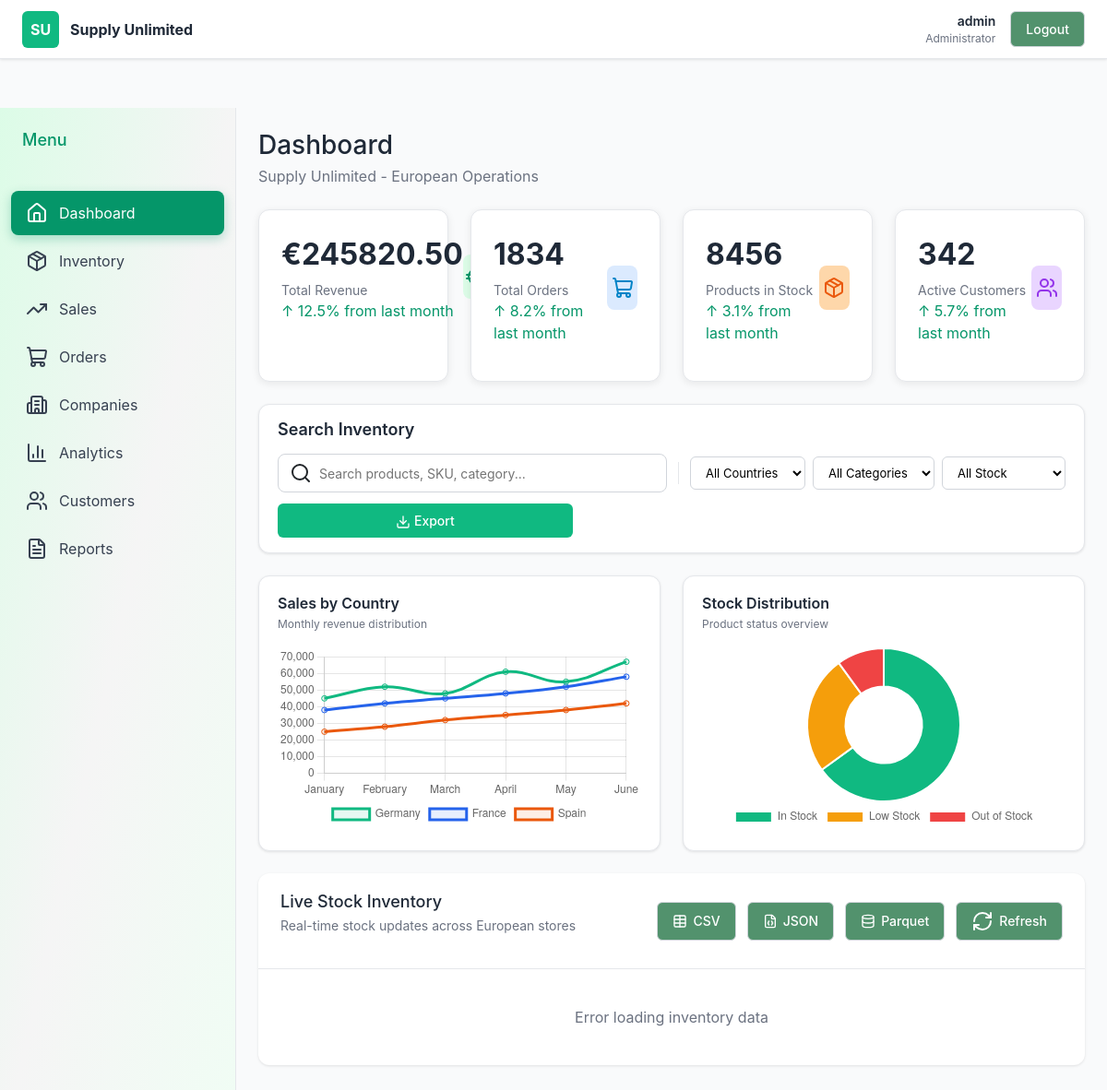
/dashboard/ (signed in), run on an earlier commit of the app's database.
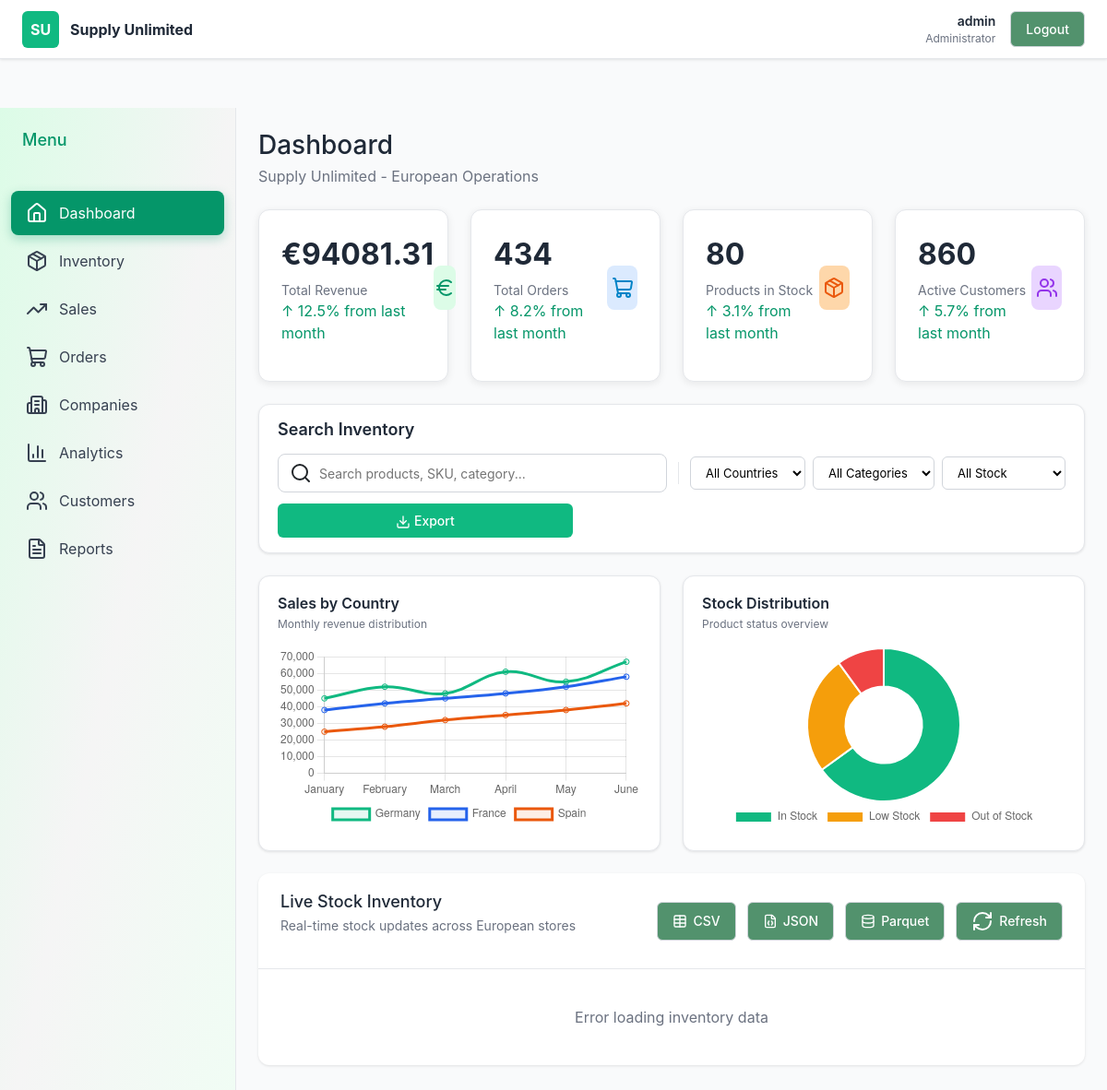
And on a later commit of the database.
### users/models.py (models this page shows, shortened)
class DashboardMetrics(models.Model):
    metric_date = models.DateField(unique=True)
    total_revenue = models.DecimalField(max_digits=12, decimal_places=2, default=0)
    total_orders = models.IntegerField(default=0)
    total_products = models.IntegerField(default=0)
    active_customers = models.IntegerField(default=0)
    class Meta:
        ordering = ['-metric_date']

### users/views.py (the view)
# urls.py: path('dashboard/', views.dashboard_view, name='dashboard'),
@login_required
def dashboard_view(request):
    today = date.today()
    try:
        metrics = DashboardMetrics.objects.get(metric_date=today)
    except DashboardMetrics.DoesNotExist:
        metrics = DashboardMetrics.objects.create(
            metric_date=today,
            total_revenue=245820.50,
            total_orders=1834,
            total_products=8456,
            active_customers=342
        )
    context = {
        'user': request.user,
        'metrics': metrics,
    }
    return render(request, 'dashboard.html', context)

### templates/dashboard.html (shortened to what the changed rows need)
{% extends 'base.html' %}
{% load static %}
{% block auth_css %}
<link rel="stylesheet" href="{% static 'css/dashboard.css' %}">
<link rel="stylesheet" href="https://cdn.jsdelivr.net/npm/lucide-static@latest/font/lucide.min.css">
{% endblock %}
{% block content %}
<div class="main-container">
    <div class="sidebar">
        <div class="sidebar-header">
            <h2>Menu</h2>
        </div>
    </div>
    <div class="content">
        <div id="dashboard-section" class="content-section active">
            <div class="page-header">
                <h1>Dashboard</h1>
            </div>
            <div class="metrics-grid">
                <div class="metric-card">
                    <div class="metric-header">
                        <div>
                            <div class="metric-value">€{{ metrics.total_revenue|floatformat:2 }}</div>
                            <div class="metric-label">Total Revenue</div>
                            <div class="metric-change">↑ 12.5% from last month</div>
                        </div>
                        <div class="metric-icon green">
                            <i data-lucide="euro"></i>
                        </div>
                    </div>
                </div>
                <div class="metric-card">
                    <div class="metric-header">
                        <div>
                            <div class="metric-value">{{ metrics.total_orders }}</div>
                            <div class="metric-label">Total Orders</div>
                            <div class="metric-change">↑ 8.2% from last month</div>
                        </div>
                    </div>
                </div>
                <div class="metric-card">
                    <div class="metric-header">
                        <div>
                            <div class="metric-value">{{ metrics.total_products }}</div>
                            <div class="metric-label">Products in Stock</div>
                            <div class="metric-change">↑ 3.1% from last month</div>
                        </div>
                    </div>
                </div>
                <div class="metric-card">
                    <div class="metric-header">
                        <div>
                            <div class="metric-value">{{ metrics.active_customers }}</div>
                            <div class="metric-label">Active Customers</div>
                            <div class="metric-change">↑ 5.7% from last month</div>
                        </div>
                    </div>
                </div>
            </div>
        </div>
    </div>
</div>
{% endblock %}

What changed in the data, as far as the page shows it:
removed DashboardMetrics: total_revenue "245820.50", total_orders "1834", total_products "8456", active_customers "342"
added DashboardMetrics: total_revenue "94081.31", total_orders "434", total_products "80", active_customers "860"
